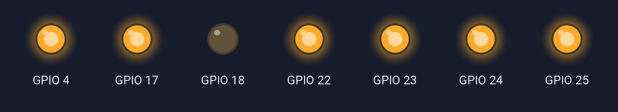
The program below on a simulated Raspberry Pi (BCM pin numbers). Parts: output pins drawn as LEDs (lit = HIGH).

Above: at 0.1 s.
At 2.5 s:
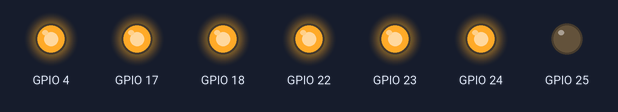
At 6.1 s:
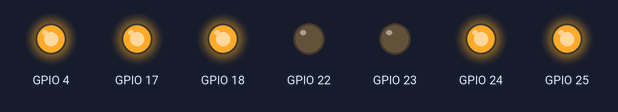
At 11.3 s:
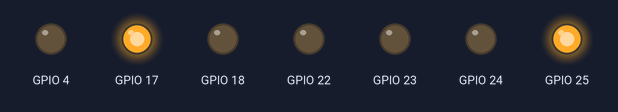
At 22.9 s:
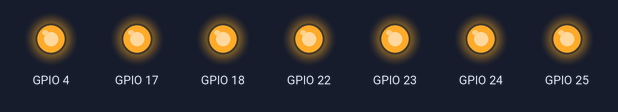
At 37.3 s:
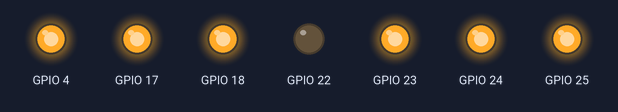
Timing chart, 0 to 40.0 s (numbered marks = the images above):
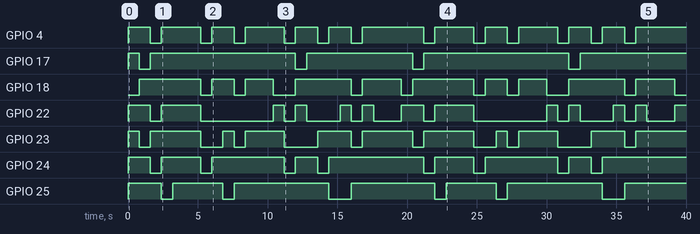

Measured:
- by itself, GPIO 4: LOW → HIGH at 0.00 s, → LOW 1.6 s later, → HIGH 0.80 s later, → LOW 2.8 s later, … (25 changes in this stretch)
- by itself, GPIO 17: LOW → HIGH at 0.00 s, → LOW 0.80 s later, → HIGH 0.80 s later, → LOW 10.4 s later, … (9 changes in this stretch)
- by itself, GPIO 18: LOW → HIGH at 0.80 s, → LOW 4.4 s later, → HIGH 0.80 s later, → LOW 1.6 s later, … (20 changes in this stretch)
- by itself, GPIO 22: LOW → HIGH at 0.00 s, → LOW 1.6 s later, → HIGH 0.80 s later, → LOW 2.8 s later, … (25 changes in this stretch)
- by itself, GPIO 23: LOW → HIGH at 0.00 s, → LOW 0.80 s later, → HIGH 0.80 s later, → LOW 3.6 s later, … (21 changes in this stretch)
- by itself, GPIO 24: LOW → HIGH at 0.00 s, → LOW 1.6 s later, → HIGH 0.80 s later, → LOW 2.8 s later, … (17 changes in this stretch)
- by itself, GPIO 25: LOW → HIGH at 0.00 s, → LOW 2.4 s later, → HIGH 0.80 s later, → LOW 3.6 s later, … (13 changes in this stretch)

The program:

seven_pin_led.py
```python
# https://www.youtube.com/watch?v=c7ebs0WU34w
# Seven Segment Display with RPi

import RPi.GPIO as GPIO
from time import sleep

def setup():
    GPIO.setwarnings(False)  # Do not show any warnings
    GPIO.setmode(GPIO.BCM)  # Programming the GPIO by BCM pin number

    # Initialize GPIO Pins as Outputs
    GPIO.setup(24, GPIO.OUT) # A
    GPIO.setup(25, GPIO.OUT)  # B
    GPIO.setup(17, GPIO.OUT) # C
    GPIO.setup(4, GPIO.OUT) # D
    GPIO.setup(22, GPIO.OUT) # E
    GPIO.setup(23, GPIO.OUT) # F
    GPIO.setup(18, GPIO.OUT) # G

    # String of characters storing PORT values for each digit


# Assigning GPIO logic by taking 'pin' value
def PORT(pin):
    if(pin&0x01 == 0x01):
        GPIO.output(24,1)            # if  bit0 of 8bit 'pin' is true, pull PIN13 high
    else:
        GPIO.output(24,0)            # if  bit0 of 8bit 'pin' is false, pull PIN13 low
    if(pin&0x02 == 0x02):
        GPIO.output(25,1)             # if  bit1 of 8bit 'pin' is true, pull PIN6 high
    else:
        GPIO.output(25,0)            #if  bit1 of 8bit 'pin' is false, pull PIN6 low
    if(pin&0x04 == 0x04):
        GPIO.output(17,1)
    else:
        GPIO.output(17,0)
    if(pin&0x08 == 0x08):
        GPIO.output(4,1)
    else:
        GPIO.output(4,0)
    if(pin&0x10 == 0x10):
        GPIO.output(22,1)
    else:
        GPIO.output(22,0)
    if(pin&0x20 == 0x20):
        GPIO.output(23,1)
    else:
        GPIO.output(23,0)
    if(pin&0x40 == 0x40):
        GPIO.output(18,1)
    else:
        GPIO.output(18,0)

# Assigning the conditions
def loop():
    dat = [0x3F,0x06,0x5B,0x4F,0x66,0x6D,0x7D,0x07,0x7F,0x6F]
    while True:
        # For even numbers
        for x in range(10):
            if x % 2 == 0:
                pin = dat[x]
                PORT(pin)
                sleep(0.8)
        sleep(1.2)

        # For odd numbers
        for y in range(10):
            if y % 2 != 0:
                pin1 = dat[y]
                PORT(pin1)
                sleep(0.8)
        sleep(1.2)

        # For 0-9 numbers
        for z in range(10):
            pin2 = dat[z]
            PORT(pin2)
            sleep(0.8)
        sleep(1.2)

# To destroy/clean-up all the pins
def destroy():
	GPIO.cleanup()

if __name__ == '__main__':
    setup()
    try:
        loop()
    except KeyboardInterrupt:
        print("Keyboard Interrupt Detected")
        destroy()
```
